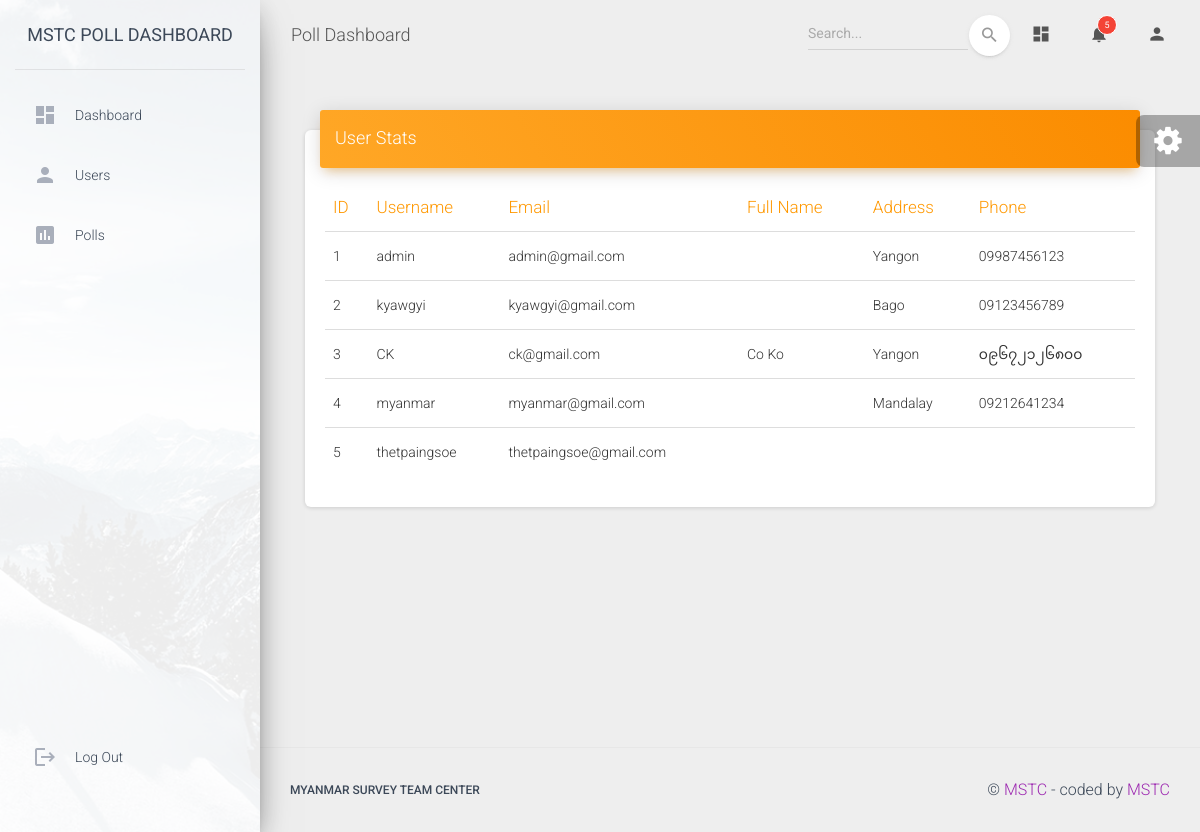
The app's page /user_list with its own data.
### api/models.py (models this page shows, shortened)
class Profile(models.Model):
    user = models.OneToOneField(User, on_delete=models.CASCADE)
    full_name = models.CharField(max_length=1000)
    bio = models.CharField(max_length=100)
    image = models.ImageField(upload_to="user_images", default="default.jpg")
    verified = models.BooleanField(default=False)
    total_points = models.IntegerField(default=0)
    phone = models.CharField(max_length=15, blank=True, null=True)
    address = models.CharField(max_length=255, blank=True, null=True)

class User(AbstractUser):
    username = models.CharField(max_length=100)
    email = models.EmailField(unique=True)
    USERNAME_FIELD = 'email'
    REQUIRED_FIELDS = ['username']

### api/views.py (the view)
# urls.py: path('user_list', user_list, name='user_list'),
def user_list(request):
    profiles = Profile.objects.all()
    return render(request, 'home/user_list.html', {'profiles': profiles})

### templates/home/user_list.html (shortened to what this page needs)
{% extends "layouts/base.html" %}
{% block content %}
<div class="col-lg-12 col-md-12">
    <div class="card">
        <div class="card-header card-header-warning">
            <h4 class="card-title">User Stats</h4>
        </div>
        <div class="card-body table-responsive">
            <table class="table table-hover">
                <thead class="text-warning">
                    <th>ID</th>
                    <th>Username</th>
                    <th>Email</th>
                    <th>Full Name</th>
                    <th>Address</th>
                    <th>Phone</th>
                </thead>
                <tbody>
                    {% for profile in profiles %}
                    <tr>
                        <td>{{ profile.user.id }}</td>
                        <td>{{ profile.user.username }}</td>
                        <td>{{ profile.user.email }}</td>
                        <td>{{ profile.full_name }}</td>
                        <td>{{ profile.address }}</td>
                        <td>{{ profile.phone }}</td>
                    </tr>
                    {% endfor %}
                </tbody>
            </table>
        </div>
    </div>
</div>
{% endblock content %}

### templates/layouts/base.html (shortened to what this page needs)
<!DOCTYPE html>
<html lang="en">
<head>
  <link rel="stylesheet" href="https://maxcdn.bootstrapcdn.com/font-awesome/latest/css/font-awesome.min.css">
  <link href="/static/assets/css/material-dashboard.css?v=2.1.2" rel="stylesheet" />
  <link href="/static/assets/demo/demo.css" rel="stylesheet" />
</head>
<body class="">
  <div class="wrapper ">
    {% include 'includes/sidebar.html' %}
    <div class="main-panel">
      {% include 'includes/navigation.html' %}
      <div class="content">
        <div class="container-fluid">
          {% block content %}{% endblock content %}
        </div>
      </div>
      {% include 'includes/footer.html' %}
    </div>
  </div>
  {% include 'includes/fixed-plugin.html' %}
</body>
</html>

### templates/includes/sidebar.html (shortened to what this page needs)
    <div class="sidebar" data-color="purple" data-background-color="white" data-image="/static/assets/img/sidebar-1.jpg">
      <div class="logo">
        <a target="_blank" rel="noopener noreferrer"
           href="{% url 'index' %}" class="simple-text logo-normal">
          MSTC POLL DASHBOARD
        </a>
      </div>
      <div class="sidebar-wrapper">
        <ul class="nav">
          <li class="nav-item {% if 'index' in segment %} active {% endif %}">
            <a class="nav-link" href="{% url 'index' %}">
              <i class="material-icons">dashboard</i>
              <p>Dashboard</p>
            </a>
          </li>
          <li class="nav-item {% if 'user_list' in segment %} active {% endif %}">
            <a class="nav-link" href="{% url 'user_list' %}">
              <i class="material-icons">person</i>
              <p>Users</p>
            </a>
          </li>
          <li class="nav-item {% if 'poll_list' in segment %} active {% endif %}">
            <a class="nav-link" href="{% url 'poll_list' %}">
              <i class="material-icons">poll</i>
              <p>Polls</p>
            </a>
          </li>
          <li class="nav-item active-pro ">
            <a class="nav-link"
               target="_blank" rel="noopener noreferrer"
               href="#">
              <i class="material-icons">logout</i>
              <p>Log Out</p>
            </a>
          </li>
        </ul>
      </div>
    </div>

### templates/includes/navigation.html (shortened to what this page needs)
      <nav class="navbar navbar-expand-lg navbar-transparent navbar-absolute fixed-top ">
        <div class="container-fluid">
          <div class="navbar-wrapper">
            <a class="navbar-brand" href="#pablo">Poll Dashboard</a>
          </div>
          <div class="collapse navbar-collapse justify-content-end">
            <form class="navbar-form">
              <div class="input-group no-border">
                <input type="text" value="" class="form-control" placeholder="Search...">
                <button type="submit" class="btn btn-white btn-round btn-just-icon">
                  <i class="material-icons">search</i>
                  <div class="ripple-container"></div>
                </button>
              </div>
            </form>
            <ul class="navbar-nav">
              <li class="nav-item">
                <a class="nav-link" href="#pablo">
                  <i class="material-icons">dashboard</i>
                </a>
              </li>
              <li class="nav-item dropdown">
                <a class="nav-link" href="http://example.com" id="navbarDropdownMenuLink" data-toggle="dropdown" aria-haspopup="true" aria-expanded="false">
                  <i class="material-icons">notifications</i>
                  <span class="notification">5</span>
                </a>
              </li>
              <li class="nav-item dropdown">
                <a class="nav-link" href="#pablo" id="navbarDropdownProfile" data-toggle="dropdown" aria-haspopup="true" aria-expanded="false">
                  <i class="material-icons">person</i>
                </a>
              </li>
            </ul>
          </div>
        </div>
      </nav>

### templates/includes/footer.html
    <footer class="footer">
        <div class="container-fluid">
          <nav class="float-left">
            <ul>
              <li>
                <a target="_blank" rel="noopener noreferrer"
                   href="https://google.com">
                   Myanmar Survey Team Center
                </a>
              </li>
            </ul>
          </nav>
          <div class="copyright float-right">
            &copy; <a target="_blank" rel="noopener noreferrer"
                      href="https://google.com">MSTC</a>
                      - coded by <a target="_blank" rel="noopener noreferrer" href="https://google.com">MSTC</a>
          </div>
        </div>
    </footer>

### templates/includes/fixed-plugin.html (shortened to what this page needs)
  <div class="fixed-plugin">
    <div class="dropdown show-dropdown">
      <a href="#" data-toggle="dropdown">
        <i class="fa fa-cog fa-2x"> </i>
      </a>
    </div>
  </div>

### records on screen
Profile: user.id "1", user.username "admin", user.email "admin@gmail.com", address "Yangon", phone "09987456123"
Profile: user.id "2", user.username "kyawgyi", user.email "kyawgyi@gmail.com", address "Bago", phone "09123456789"
Profile: user.id "3", user.username "CK", user.email "ck@gmail.com", full_name "Co Ko", address "Yangon", phone "၀၉၆၇၂၁၂၆၈၀၀"
Profile: user.id "4", user.username "myanmar", user.email "myanmar@gmail.com", address "Mandalay", phone "09212641234"
Profile: user.id "5", user.username "thetpaingsoe", user.email "thetpaingsoe@gmail.com"
